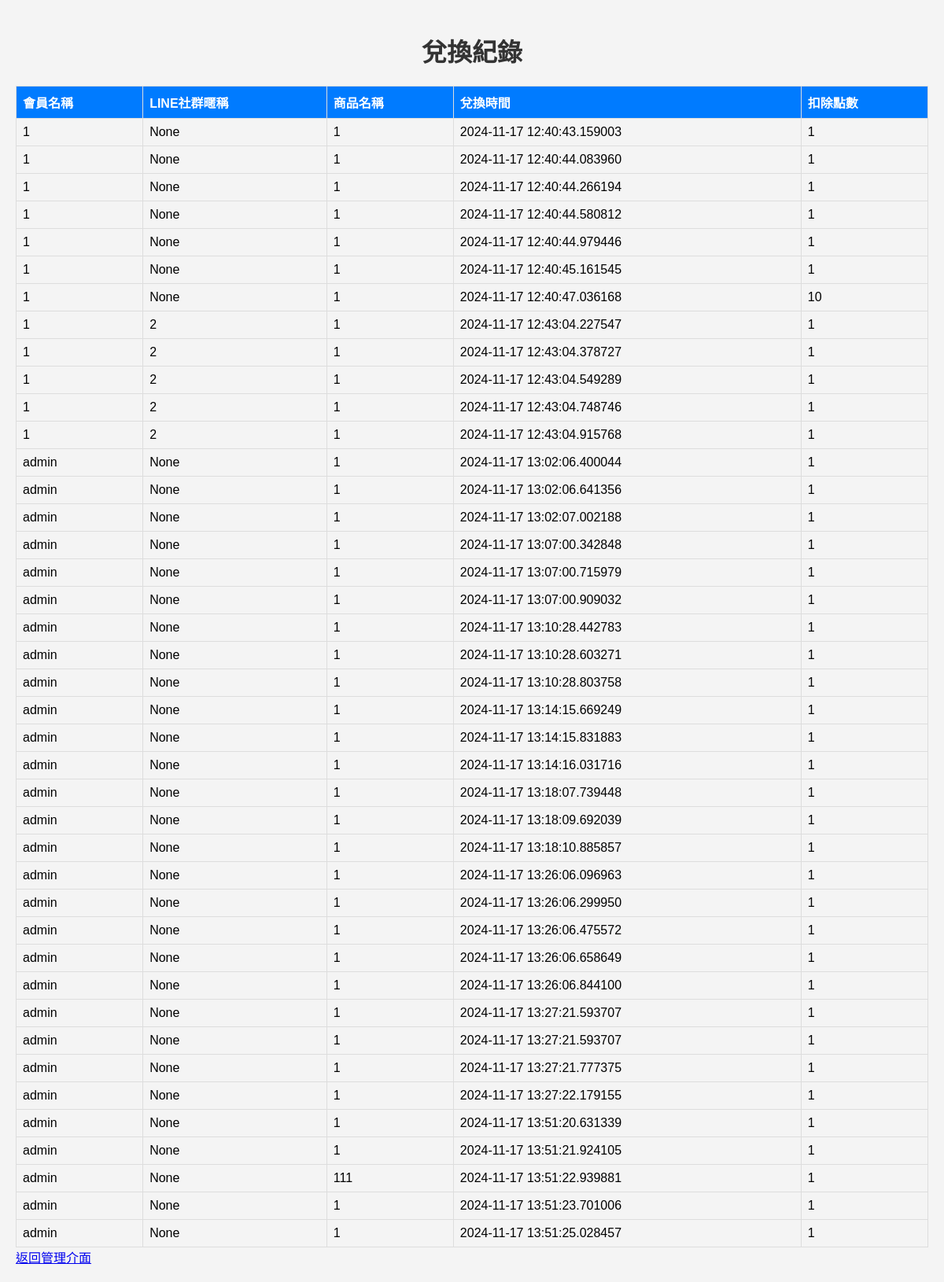
Page /admin/exchange_records (signed in) on the committed database.
### app.py (models this page shows)
class ExchangeRecord(db.Model):
    id = db.Column(db.Integer, primary_key=True)
    username = db.Column(db.String(150), nullable=False)
    line_nickname = db.Column(db.String(100), nullable=True)  # 新增 LINE社群暱稱欄位
    item_name = db.Column(db.String(150), nullable=False)
    exchange_time = db.Column(db.DateTime, default=datetime.utcnow)
    cost = db.Column(db.Float, nullable=False)
    quantity = db.Column(db.Integer, nullable=False)
    sponsor = db.Column(db.String(150))

### app.py (the view)
@app.route('/admin/exchange_records')
def exchange_records_view():
    if 'username' not in session or session['username'] != 'admin':
        return redirect(url_for('login'))
    exchange_records = ExchangeRecord.query.all()
    return render_template('exchange_records.html', exchange_records=exchange_records)

### templates/exchange_records.html (shortened to what this page needs)
<!DOCTYPE html>
<html lang="zh-Hant">
<head>
</head>
<body>
<h1>兌換紀錄</h1>
<table class="record-table">
<thead>
<tr>
<th>會員名稱</th>
<th>LINE社群暱稱</th>
<th>商品名稱</th>
<th>兌換時間</th>
<th>扣除點數</th>
</tr>
</thead>
<tbody>
{% for record in exchange_records %}
<tr>
<td>{{ record.username }}</td>
<td>{{ record.line_nickname }}</td>
<td>{{ record.item_name }}</td>
<td>{{ record.exchange_time }}</td>
<td>{{ record.cost | int }}</td>
</tr>
{% endfor %}
</tbody>
</table>
<a href="/admin">返回管理介面</a>
</body>
</html>

### templates/exchange_records.html (style rules this page uses)
body { font-family: Arial, sans-serif; background-color: #f4f4f4; margin: 0; padding: 20px; }
h1 { color: #333; text-align: center; }
.record-table { width: 100%; border-collapse: collapse; margin-top: 20px; }
.record-table th, .record-table td { border: 1px solid #ddd; padding: 8px; text-align: left; }
.record-table th { background-color: #007BFF; color: white; }

### rows in the picture
ExchangeRecord: username "1", line_nickname "None", item_name "1", exchange_time "2024-11-17 12:40:43.159003", cost "1"
ExchangeRecord: username "1", line_nickname "None", item_name "1", exchange_time "2024-11-17 12:40:44.083960", cost "1"
ExchangeRecord: username "1", line_nickname "None", item_name "1", exchange_time "2024-11-17 12:40:44.266194", cost "1"
ExchangeRecord: username "1", line_nickname "None", item_name "1", exchange_time "2024-11-17 12:40:44.580812", cost "1"
ExchangeRecord: username "1", line_nickname "None", item_name "1", exchange_time "2024-11-17 12:40:44.979446", cost "1"
ExchangeRecord: username "1", line_nickname "None", item_name "1", exchange_time "2024-11-17 12:40:45.161545", cost "1"
ExchangeRecord: username "1", line_nickname "None", item_name "1", exchange_time "2024-11-17 12:40:47.036168", cost "10"
ExchangeRecord: username "1", line_nickname "2", item_name "1", exchange_time "2024-11-17 12:43:04.227547", cost "1"
ExchangeRecord: username "1", line_nickname "2", item_name "1", exchange_time "2024-11-17 12:43:04.378727", cost "1"
ExchangeRecord: username "1", line_nickname "2", item_name "1", exchange_time "2024-11-17 12:43:04.549289", cost "1"
ExchangeRecord: username "1", line_nickname "2", item_name "1", exchange_time "2024-11-17 12:43:04.748746", cost "1"
ExchangeRecord: username "1", line_nickname "2", item_name "1", exchange_time "2024-11-17 12:43:04.915768", cost "1"
ExchangeRecord: username "admin", line_nickname "None", item_name "1", exchange_time "2024-11-17 13:02:06.400044", cost "1"
ExchangeRecord: username "admin", line_nickname "None", item_name "1", exchange_time "2024-11-17 13:02:06.641356", cost "1"
ExchangeRecord: username "admin", line_nickname "None", item_name "1", exchange_time "2024-11-17 13:02:07.002188", cost "1"
ExchangeRecord: username "admin", line_nickname "None", item_name "1", exchange_time "2024-11-17 13:07:00.342848", cost "1"
ExchangeRecord: username "admin", line_nickname "None", item_name "1", exchange_time "2024-11-17 13:07:00.715979", cost "1"
ExchangeRecord: username "admin", line_nickname "None", item_name "1", exchange_time "2024-11-17 13:07:00.909032", cost "1"
ExchangeRecord: username "admin", line_nickname "None", item_name "1", exchange_time "2024-11-17 13:10:28.442783", cost "1"
ExchangeRecord: username "admin", line_nickname "None", item_name "1", exchange_time "2024-11-17 13:10:28.603271", cost "1"
ExchangeRecord: username "admin", line_nickname "None", item_name "1", exchange_time "2024-11-17 13:10:28.803758", cost "1"
ExchangeRecord: username "admin", line_nickname "None", item_name "1", exchange_time "2024-11-17 13:14:15.669249", cost "1"
ExchangeRecord: username "admin", line_nickname "None", item_name "1", exchange_time "2024-11-17 13:14:15.831883", cost "1"
ExchangeRecord: username "admin", line_nickname "None", item_name "1", exchange_time "2024-11-17 13:14:16.031716", cost "1"
ExchangeRecord: username "admin", line_nickname "None", item_name "1", exchange_time "2024-11-17 13:18:07.739448", cost "1"
ExchangeRecord: username "admin", line_nickname "None", item_name "1", exchange_time "2024-11-17 13:18:09.692039", cost "1"
ExchangeRecord: username "admin", line_nickname "None", item_name "1", exchange_time "2024-11-17 13:18:10.885857", cost "1"
ExchangeRecord: username "admin", line_nickname "None", item_name "1", exchange_time "2024-11-17 13:26:06.096963", cost "1"
ExchangeRecord: username "admin", line_nickname "None", item_name "1", exchange_time "2024-11-17 13:26:06.299950", cost "1"
ExchangeRecord: username "admin", line_nickname "None", item_name "1", exchange_time "2024-11-17 13:26:06.475572", cost "1"
ExchangeRecord: username "admin", line_nickname "None", item_name "1", exchange_time "2024-11-17 13:26:06.658649", cost "1"
ExchangeRecord: username "admin", line_nickname "None", item_name "1", exchange_time "2024-11-17 13:26:06.844100", cost "1"
ExchangeRecord: username "admin", line_nickname "None", item_name "1", exchange_time "2024-11-17 13:27:21.593707", cost "1"
ExchangeRecord: username "admin", line_nickname "None", item_name "1", exchange_time "2024-11-17 13:27:21.593707", cost "1"
ExchangeRecord: username "admin", line_nickname "None", item_name "1", exchange_time "2024-11-17 13:27:21.777375", cost "1"
ExchangeRecord: username "admin", line_nickname "None", item_name "1", exchange_time "2024-11-17 13:27:22.179155", cost "1"
ExchangeRecord: username "admin", line_nickname "None", item_name "1", exchange_time "2024-11-17 13:51:20.631339", cost "1"
ExchangeRecord: username "admin", line_nickname "None", item_name "1", exchange_time "2024-11-17 13:51:21.924105", cost "1"
ExchangeRecord: username "admin", line_nickname "None", item_name "111", exchange_time "2024-11-17 13:51:22.939881", cost "1"
ExchangeRecord: username "admin", line_nickname "None", item_name "1", exchange_time "2024-11-17 13:51:23.701006", cost "1"
ExchangeRecord: username "admin", line_nickname "None", item_name "1", exchange_time "2024-11-17 13:51:25.028457", cost "1"
